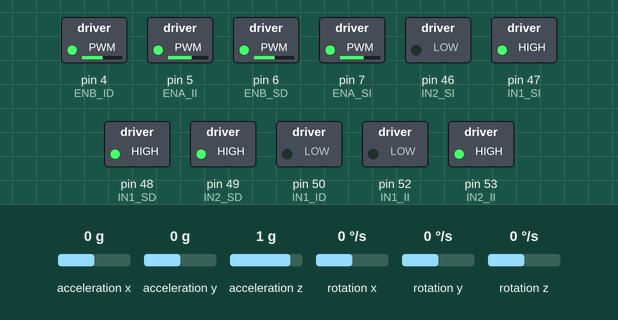
A sketch run on a simulated Arduino Mega 2560, built with avr-gcc and run on an emulated ATmega2560. On the bench: switched loads named in the sketch (green lamp = pin HIGH). Inputs (shaded band) come from the test bench; at power-on: rotation z 0 °/s, acceleration x 0 g, acceleration y 0 g, acceleration z 1 g, rotation x 0 °/s, rotation y 0 °/s. What the sketch prints to the serial monitor is not drawn.

Above: at 1.2 s.
1.3 s: rotation z set to -192 °/s
At 2.2 s:
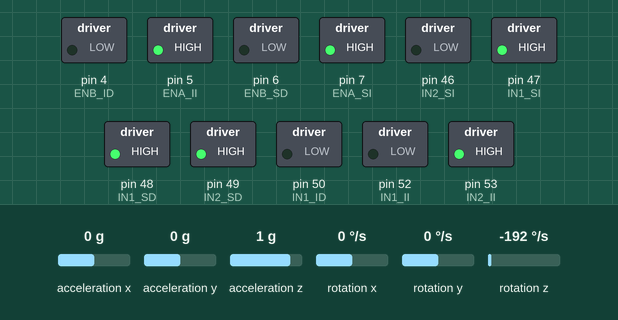
2.8 s: rotation z set to 4 °/s
At 5.7 s:
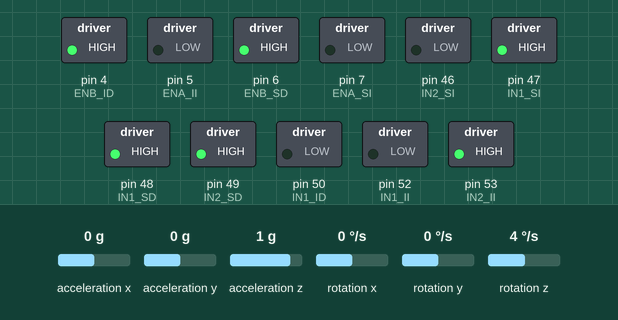
5.8 s: rotation z set to -100 °/s
At 6.6 s:
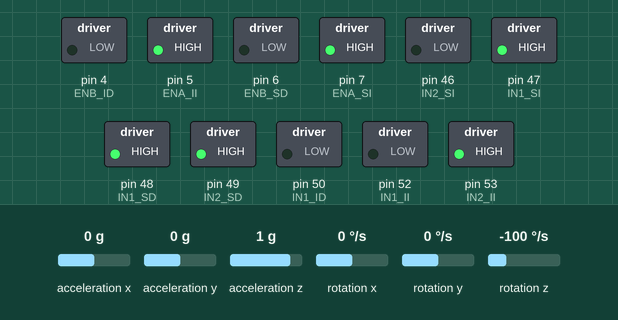
7.3 s: rotation z set to 0 °/s
At 7.9 s:
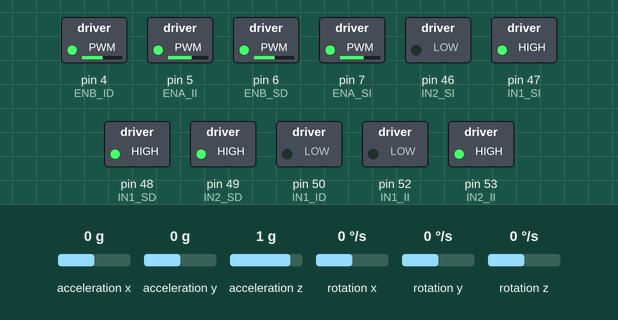
Timing chart, 0 to 9.9 s (numbered marks = the images above; inputs shaded):
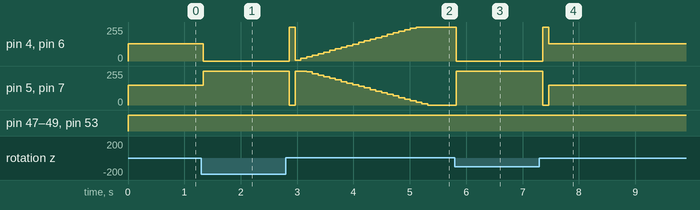

The sketch:

giroscopio.ino
```cpp
// //GND - GND
// //VCC - VCC
// //SDA - Pin A4
// //SCL - Pin A5

// #include "I2Cdev.h"
// #include "MPU6050.h"
// #include "Wire.h"

//  //INT 26
// const int mpuAddress = 0x68;  // Puede ser 0x68 o 0x69
// MPU6050 mpu(mpuAddress);

// int ax, ay, az;
// int gx, gy, gz;


// // Factores de conversion
// const float accScale = 2.0 * 9.81 / 32768.0;
// const float gyroScale = 250.0 / 32768.0;

// void printTab()
// {
//    Serial.print(F("\t"));
// }

// // Mostrar medidas en Sistema Internacional
// void printRAW()
// {
//    Serial.print(F("a[x y z] (m/s2) g[x y z] (deg/s):t"));
//    Serial.print(ax * accScale); printTab();
//    Serial.print(ay * accScale); printTab();
//    Serial.print(az * accScale); printTab();
//    Serial.print(gx * gyroScale);  printTab();
//    Serial.print(gy * gyroScale);  printTab();
//    Serial.println(gz * gyroScale);
// }

// void setup()
// {
//    Serial.begin(9600);
//    Wire.begin();
//    Serial.println("asjndknakd");
//    mpu.initialize();
//    Serial.println("Pase");
//    Serial.println(mpu.testConnection() ? F("IMU iniciado correctamente") : F("Error al iniciar IMU"));
// }

// void loop()
// {
//    // Leer las aceleraciones y velocidades angulares
//    mpu.getAcceleration(&ax, &ay, &az);
//    mpu.getRotation(&gx, &gy, &gz);

//    printRAW();

//    delay(100);
// }

#include "I2Cdev.h"
#include "MPU6050.h"
#include "Wire.h"

// Motores
const int IN1_SI = 47;
const int IN2_SI = 46;
const int ENA_SI = 7;
const int IN1_SD = 48;
const int IN2_SD = 49;
const int ENB_SD = 6;
const int IN1_II = 52;
const int IN2_II = 53;
const int ENA_II = 5;
const int IN1_ID = 50;
const int IN2_ID = 49;
const int ENB_ID = 4;

const int mpuAddress = 0x68;  // Dirección I2C del MPU6050
MPU6050 mpu(mpuAddress);

int gx, gy, gz;
const float gyroScale = 250.0 / 32768.0;

// PID constants
float Kp = 1;
float Ki = 3;
float Kd = 10;

// PID variables
float error = 4;
float previous_error = 0;
float integral = 0;
float derivative = 0;
float output = 0;

void setup() {
    Serial.begin(9600);
    Wire.begin();
    mpu.initialize();
    Serial.println(mpu.testConnection() ? F("IMU iniciado correctamente") : F("Error al iniciar IMU"));

    pinMode(IN1_SI, OUTPUT);
    pinMode(IN2_SI, OUTPUT);
    pinMode(ENA_SI, OUTPUT);

    pinMode(IN1_SD, OUTPUT);
    pinMode(IN2_SD, OUTPUT);
    pinMode(ENB_SD, OUTPUT);

    pinMode(IN1_II, OUTPUT);
    pinMode(IN2_II, OUTPUT);
    pinMode(ENA_II, OUTPUT);

    pinMode(IN1_ID, OUTPUT);
    pinMode(IN2_ID, OUTPUT);
    pinMode(ENB_ID, OUTPUT);
}

void loop() {
    // Leer datos de giroscopio
    mpu.getRotation(&gx, &gy, &gz);

    // Convierte la rotación alrededor del eje Z a grados/segundo
    float giroZ = gz * gyroScale;

    // PID control
    error = -giroZ;  // Mantener giroZ en cero
    integral += error;
    integral = constrain(integral, -50, 50);  // limite para el termino de integral

    if (abs(error) < 0.1) integral = 0;  // Banda muerta

    derivative = error - previous_error;
    output = Kp * error + Ki * integral + Kd * derivative;
    output = constrain(output, -255, 255);  // Limit output to valid range
    previous_error = error;

    // Ajuste de velocidades base por desbalanceo
    int leftBaseSpeed = 150;
    int rightBaseSpeed = 130;

    int leftSpeed = leftBaseSpeed + output;
    int rightSpeed = rightBaseSpeed - output;

    analogWrite(ENA_SI, constrain(leftSpeed, 0, 255));
    analogWrite(ENA_II, constrain(leftSpeed, 0, 255));
    analogWrite(ENB_SD, constrain(rightSpeed, 0, 255));
    analogWrite(ENB_ID, constrain(rightSpeed, 0, 255));

    // Movimiento hacia adelante
    digitalWrite(IN1_SI, HIGH);
    digitalWrite(IN2_SI, LOW);

    digitalWrite(IN1_SD, HIGH);
    digitalWrite(IN2_SD, LOW);

    digitalWrite(IN1_II, LOW);
    digitalWrite(IN2_II, HIGH);

    digitalWrite(IN1_ID, LOW);
    digitalWrite(IN2_ID, HIGH);

    delay(100);
}
```

Measured:
- after the input at 1.3 s, pin 4 (ENB_ID), pin 6 (ENB_SD): 130/255 → 0/255 at once; pin 5 (ENA_II), pin 7 (ENA_SI): 150/255 → 255/255 at once
- after the input at 2.8 s, pin 4 (ENB_ID), pin 6 (ENB_SD): 0/255 → 255/255 after 0.06 s, → 7/255 0.10 s later, → 19/255 0.10 s later, → 31/255 0.10 s later, … (23 changes in this stretch); pin 5 (ENA_II), pin 7 (ENA_SI): 255/255 → 0/255 after 0.06 s, → 255/255 0.10 s later, → 248/255 0.20 s later, → 236/255 0.10 s later, … (24 changes in this stretch)
- after the input at 5.8 s, pin 4 (ENB_ID), pin 6 (ENB_SD): 255/255 → 0/255 at once; pin 5 (ENA_II), pin 7 (ENA_SI): 0/255 → 255/255 at once
- after the input at 7.3 s, pin 4 (ENB_ID), pin 6 (ENB_SD): 0/255 → 255/255 after 0.06 s, → 130/255 0.10 s later; pin 5 (ENA_II), pin 7 (ENA_SI): 255/255 → 0/255 after 0.06 s, → 150/255 0.10 s later
